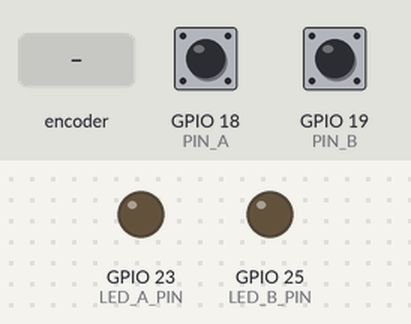
A sketch run on a simulated ESP32. On the bench: output pins drawn as LEDs (lit = HIGH). Dashed ring = blinking. Inputs (shaded band) come from the test bench; at power-on: GPIO 18 (PIN_A) HIGH, GPIO 19 (PIN_B) HIGH. Nothing arrives over Bluetooth unless stated; a phone connects over Bluetooth LE 3 s after start.

Above: at 2.2 s.
2.3 s: rotary encoder on GPIO 18 (PIN_A) / GPIO 19 (PIN_B) turned 3 steps (first pin leading)
At 2.72 s:
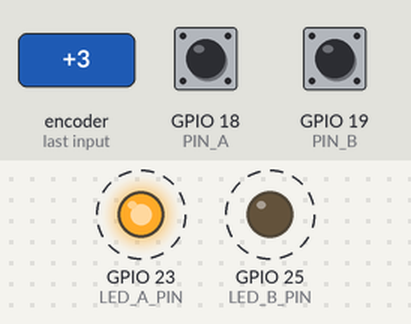
4.4 s: rotary encoder on GPIO 18 (PIN_A) / GPIO 19 (PIN_B) turned 2 steps (second pin leading)
At 5.5 s:
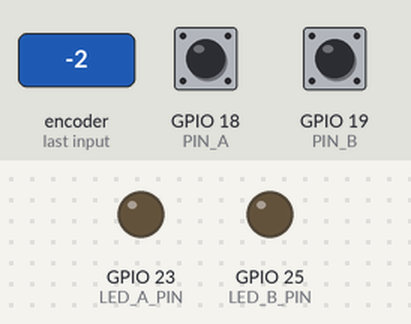
Timing chart, 0 to 7.4 s (numbered marks = the images above; inputs shaded):
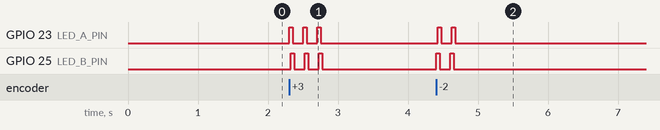

The sketch:

esp32_BeamBreak_dual_module_transmitter.ino
```cpp
/* for BLE transmission   */
#include <BLEDevice.h>
#include <BLEServer.h>
#include <BLE2902.h>

#define SERVICE_UUID        "a13ebb02-0bce-4cab-a875-2659399c1da3"
#define BEAMBREAK_UUID      "c650e0f7-e67d-46cf-ba89-4fd287070199"

#define BLE_DEVICE_NAME   "BEAMBREAK_Module_2"

BLECharacteristic* pBeamCharacteristic;

// Separate LED Pins
#define LED_A_PIN 23
#define LED_B_PIN 25

#define BLOCKED_LEVEL LOW
#define DEBOUNCE_US 10000

// Separate Sensor Pins
const int PIN_A = 18;
const int PIN_B = 19;

// Separate IDs for the data packet
const uint8_t ID_A = 1;
const uint8_t ID_B = 2;

struct __attribute__((packed)) BeamBreakData {
  uint8_t gate_id;
  uint8_t state;
};

// Tracking for Sensor A
int lastStateA = -1;
unsigned long lastTimeA = 0;

// Tracking for Sensor B
int lastStateB = -1;
unsigned long lastTimeB = 0;

class ServerCallbacks : public BLEServerCallbacks {
  void onDisconnect(BLEServer*) override {
    BLEDevice::startAdvertising();
  }
};

void setup() {
  // Serial.begin(115200);
  delay(1000);

  // Setup LEDs
  pinMode(LED_A_PIN, OUTPUT);
  pinMode(LED_B_PIN, OUTPUT);

  // Setup Sensors
  pinMode(PIN_A, INPUT_PULLUP);
  pinMode(PIN_B, INPUT_PULLUP);

  lastStateA = digitalRead(PIN_A);
  lastStateB = digitalRead(PIN_B);

  BLEDevice::init(BLE_DEVICE_NAME);
  BLEServer* pServer = BLEDevice::createServer();
  pServer->setCallbacks(new ServerCallbacks());
  BLEService* pService = pServer->createService(SERVICE_UUID);

  pBeamCharacteristic = pService->createCharacteristic(
    BEAMBREAK_UUID,
    BLECharacteristic::PROPERTY_NOTIFY
  );

  pBeamCharacteristic->addDescriptor(new BLE2902());
  pService->start();
  pServer->getAdvertising()->start();
}

void loop() {
  unsigned long now = micros();

  // Read both sensors
  int rawA = digitalRead(PIN_A);
  int rawB = digitalRead(PIN_B);

  // --- LED LOGIC ---
  // LED A follows Sensor A
  if (rawA == BLOCKED_LEVEL) {
    digitalWrite(LED_A_PIN, HIGH);
  } else {
    digitalWrite(LED_A_PIN, LOW);
  }

  // LED B follows Sensor B
  if (rawB == BLOCKED_LEVEL) {
    digitalWrite(LED_B_PIN, HIGH);
  } else {
    digitalWrite(LED_B_PIN, LOW);
  }

  // --- Handle Sensor A BLE ---
  if (rawA != lastStateA) {
    if (now - lastTimeA >= DEBOUNCE_US) {
      BeamBreakData data;
      data.gate_id = ID_A;
      data.state = (rawA == BLOCKED_LEVEL) ? 1 : 0;

      pBeamCharacteristic->setValue((uint8_t*)&data, sizeof(data));
      pBeamCharacteristic->notify();

      lastStateA = rawA;
      lastTimeA = now;
    }
  }

  // --- Handle Sensor B BLE ---
  if (rawB != lastStateB) {
    if (now - lastTimeB >= DEBOUNCE_US) {
      BeamBreakData data;
      data.gate_id = ID_B;
      data.state = (rawB == BLOCKED_LEVEL) ? 1 : 0;

      pBeamCharacteristic->setValue((uint8_t*)&data, sizeof(data));
      pBeamCharacteristic->notify();

      lastStateB = rawB;
      lastTimeB = now;
    }
  }

  // delay(1);
}
```

Measured:
- after the input at 2.3 s, GPIO 23 (LED_A_PIN), GPIO 25 (LED_B_PIN): alternates HIGH for 0.05 s and LOW for 0.15 s, 6 changes in all, then stays LOW, starting at once
- after the input at 4.4 s, GPIO 23 (LED_A_PIN), GPIO 25 (LED_B_PIN): alternates HIGH for 0.05 s and LOW for 0.15 s, 4 changes in all, then stays LOW, starting at once
